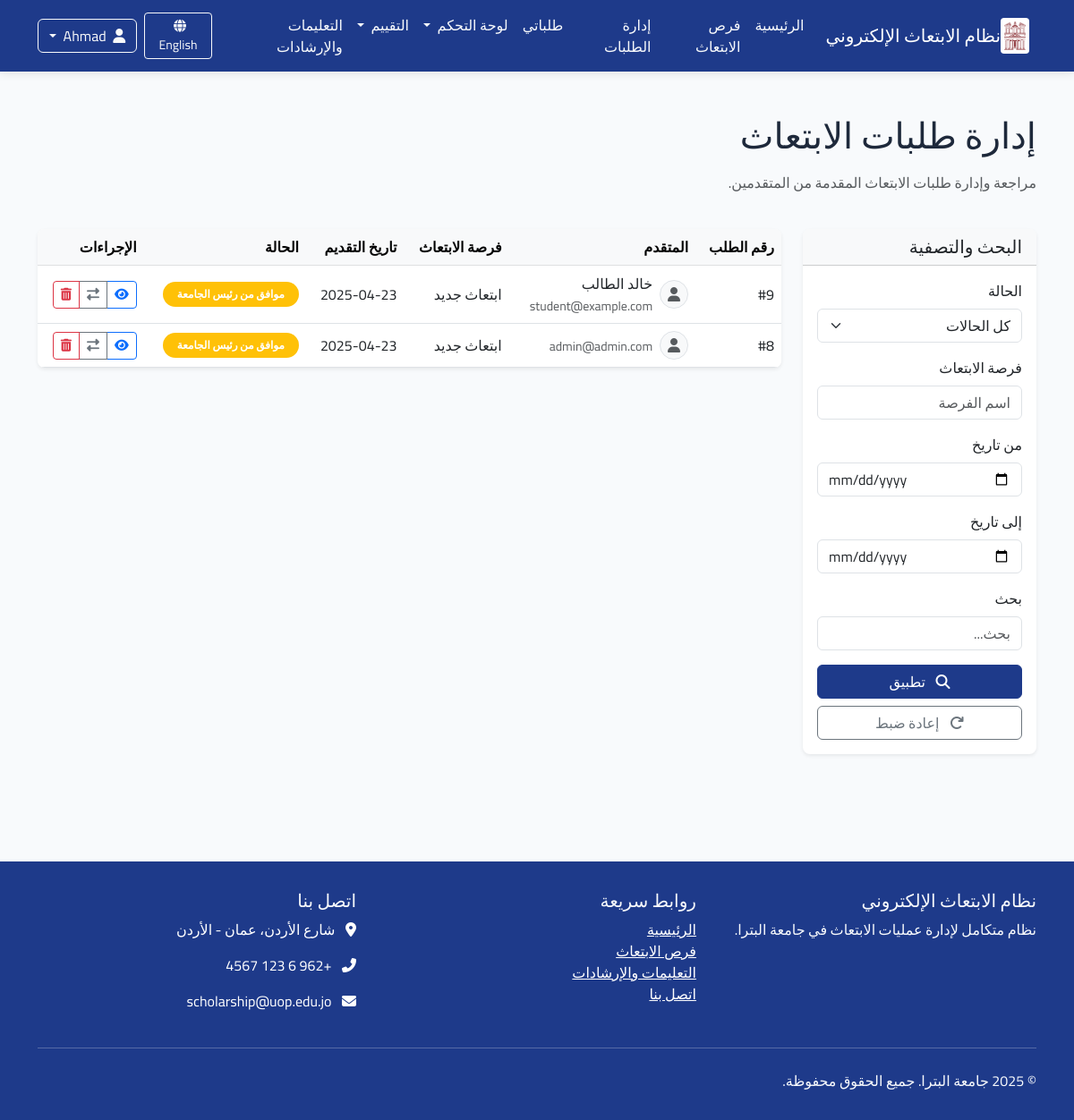
/ar/manage/ (signed in), run on an earlier commit of the app's database.
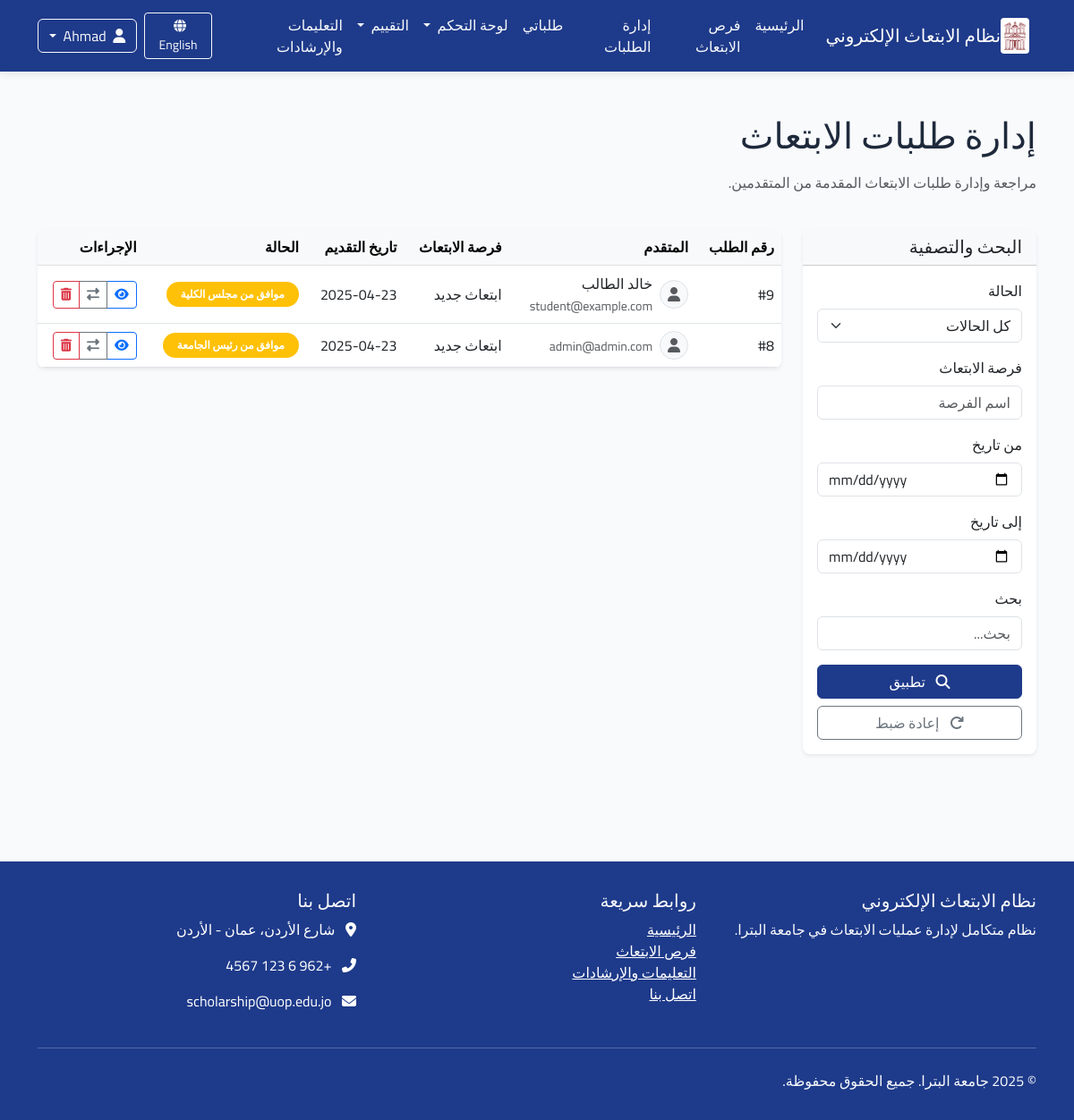
And on a later commit of the database.
### applications/models.py (models this page shows, shortened)
class Application(models.Model):
    scholarship = models.ForeignKey(Scholarship, verbose_name=_("فرصة الابتعاث"), on_delete=models.CASCADE,
                                    related_name="applications")
    applicant = models.ForeignKey(User, verbose_name=_("المتقدم"), on_delete=models.CASCADE,
                                  related_name="applications")
    status = models.ForeignKey(ApplicationStatus, verbose_name=_("حالة الطلب"), on_delete=models.PROTECT,
                               related_name="applications")
    application_date = models.DateTimeField(_("تاريخ التقديم"), auto_now_add=True)
    last_update = models.DateTimeField(_("آخر تحديث"), auto_now=True)
    motivation_letter = models.TextField(_("خطاب الدوافع"),
                                         help_text=_("اشرح لماذا تريد التقدم لهذه الفرصة وما هي أهدافك"))
    research_proposal = models.TextField(_("مقترح البحث"), blank=True, null=True,
                                         help_text=_("إذا كان الابتعاث لدراسة الدكتوراه، أرفق مقترح البحث الخاص بك"))
    comments = models.TextField(_("ملاحظات إضافية"), blank=True, null=True,
                                help_text=_("أي معلومات إضافية تود إضافتها لطلبك"))
    acceptance_letter = models.BooleanField(_("هل لديك قبول مبدئي؟"), default=False)
    acceptance_university = models.CharField(_("اسم الجامعة التي لديك قبول فيها"), max_length=200, blank=True,
                                             null=True)
    admin_notes = models.TextField(_("ملاحظات إدارية"), blank=True, null=True)
    class Meta:
        verbose_name = _("طلب ابتعاث")
        verbose_name_plural = _("طلبات الابتعاث")
        ordering = ['-application_date']
        unique_together = ['scholarship', 'applicant']  # لا يمكن للمستخدم التقديم على نفس الفرصة مرتين

class ApplicationStatus(models.Model):
    name = models.CharField(_("اسم الحالة"), max_length=100)
    description = models.TextField(_("الوصف"), blank=True, null=True)
    order = models.PositiveSmallIntegerField(_("الترتيب"), default=0)
    requires_attachment = models.BooleanField(_("تتطلب مرفقات"), default=False)
    class Meta:
        verbose_name = _("حالة الطلب")
        verbose_name_plural = _("حالات الطلبات")
        ordering = ['order']

### announcements/models.py (models this page shows, shortened)
class Scholarship(models.Model):
    STATUS_CHOICES = (
        ('draft', _('مسودة')),
        ('published', _('منشور')),
        ('closed', _('مغلق')),
    )
    title = models.CharField(_("العنوان"), max_length=200)
    scholarship_type = models.ForeignKey(ScholarshipType, verbose_name=_("نوع الابتعاث"), on_delete=models.CASCADE,
                                         related_name="scholarships")
    description = models.TextField(_("الوصف"))
    requirements = models.TextField(_("المتطلبات"))
    benefits = models.TextField(_("المميزات"), blank=True, null=True)
    countries = models.CharField(_("الدول المتاحة"), max_length=255, blank=True, null=True)
    universities = models.TextField(_("الجامعات المتاحة"), blank=True, null=True)
    deadline = models.DateTimeField(_("الموعد النهائي للتقديم"))
    publication_date = models.DateTimeField(_("تاريخ النشر"), default=timezone.now)
    status = models.CharField(_("الحالة"), max_length=20, choices=STATUS_CHOICES, default='draft')
    max_applicants = models.PositiveIntegerField(_("الحد الأقصى للمتقدمين"), default=0, help_text=_("0 يعني غير محدود"))
    eligibility_criteria = models.TextField(_("معايير الأهلية"), blank=True, null=True)
    application_process = models.TextField(_("عملية التقديم"), blank=True, null=True)
    contact_info = models.TextField(_("معلومات الاتصال"), blank=True, null=True)
    attachment = models.FileField(_("مرفق"), upload_to='scholarship_attachments/', blank=True, null=True)
    created_by = models.ForeignKey(User, verbose_name=_("تم إنشاؤه بواسطة"), on_delete=models.CASCADE,
                                   related_name="created_scholarships")
    updated_at = models.DateTimeField(_("تم التحديث في"), auto_now=True)
    class Meta:
        verbose_name = _("فرصة ابتعاث")
        verbose_name_plural = _("فرص الابتعاث")
        ordering = ['-publication_date']

### applications/views.py (the view, shortened to what this page needs)
# urls.py: path('manage/', views.admin_applications, name='admin_applications'),  # Changed path from 'applications/' to 'manage/'
@login_required
@permission_required('applications.view_application', raise_exception=True)
def admin_applications(request):
    applications = Application.objects.all().order_by('-application_date')
    filter_form = ApplicationFilterForm(request.GET)
    if filter_form.is_valid():
        data = filter_form.cleaned_data
        if data.get('scholarship'):
            applications = applications.filter(scholarship__title__icontains=data['scholarship'])
        if data.get('date_from'):
            applications = applications.filter(application_date__gte=data['date_from'])
        if data.get('date_to'):
            applications = applications.filter(application_date__lte=data['date_to'])
    paginator = Paginator(applications, 20)  # 20 عنصر في كل صفحة
    page = request.GET.get('page')
    try:
        applications_page = paginator.page(page)
    except PageNotAnInteger:
        applications_page = paginator.page(1)
    except EmptyPage:
        applications_page = paginator.page(paginator.num_pages)
    context = {
        'applications': applications_page,
        'filter_form': filter_form,
    }
    return render(request, 'applications/admin_applications.html', context)

### applications/forms.py
class ApplicationFilterForm(forms.Form):
    STATUS_CHOICES = (
        ('', _('كل الحالات')),
        ('pending', _('قيد الانتظار')),
        ('review', _('قيد المراجعة')),
        ('accepted', _('مقبول')),
        ('rejected', _('مرفوض')),
    )
    status = forms.ChoiceField(
        label=_("الحالة"),
        choices=STATUS_CHOICES,
        required=False,
        widget=forms.Select(attrs={'class': 'form-select'})
    )
    scholarship = forms.CharField(
        label=_("فرصة الابتعاث"),
        required=False,
        widget=forms.TextInput(attrs={'class': 'form-control', 'placeholder': _('اسم الفرصة')})
    )
    date_from = forms.DateField(
        label=_("من تاريخ"),
        required=False,
        widget=forms.DateInput(attrs={'class': 'form-control', 'type': 'date'})
    )
    date_to = forms.DateField(
        label=_("إلى تاريخ"),
        required=False,
        widget=forms.DateInput(attrs={'class': 'form-control', 'type': 'date'})
    )
    search = forms.CharField(
        label=_("بحث"),
        required=False,
        widget=forms.TextInput(attrs={'class': 'form-control', 'placeholder': _('بحث...')})
    )

### applications/templates/applications/admin_applications.html (shortened to what the changed rows need)
{% extends 'base.html' %}
{% load i18n %}
{% load static %}
{% load crispy_forms_tags %}
{% block content %}
<div class="container py-5">
    <div class="row mb-4">
        <div class="col-md-8">
            <h1 class="mb-3">{% trans "إدارة طلبات الابتعاث" %}</h1>
        </div>
    </div>
    <div class="row">
        <div class="col-md-9">
            {% if applications %}
                <div class="card shadow-sm border-0">
                    <div class="card-body p-0">
                        <div class="table-responsive">
                            <table class="table table-hover align-middle mb-0">
                                <thead class="table-light">
                                    <tr>
                                        <th>{% trans "رقم الطلب" %}</th>
                                        <th>{% trans "المتقدم" %}</th>
                                        <th>{% trans "فرصة الابتعاث" %}</th>
                                        <th>{% trans "تاريخ التقديم" %}</th>
                                        <th>{% trans "الحالة" %}</th>
                                        <th>{% trans "الإجراءات" %}</th>
                                    </tr>
                                </thead>
                                <tbody>
                                    {% for application in applications %}
                                    <tr>
                                        <td>#{{ application.id }}</td>
                                        <td>
                                            <div class="d-flex align-items-center">
                                                {% if application.applicant.profile.profile_picture %}
                                                    <img src="{{ application.applicant.profile.profile_picture.url }}" alt="{{ application.applicant.get_full_name }}" class="rounded-circle me-2" width="32" height="32" style="object-fit: cover;">
                                                {% else %}
                                                    <div class="rounded-circle bg-light border d-flex align-items-center justify-content-center me-2" style="width: 32px; height: 32px;">
                                                        <i class="fas fa-user text-muted"></i>
                                                    </div>
                                                {% endif %}
                                                <div>
                                                    <p class="mb-0">{{ application.applicant.get_full_name }}</p>
                                                    <small class="text-muted">{{ application.applicant.email }}</small>
                                                </div>
                                            </div>
                                        </td>
                                        <td>{{ application.scholarship.title|truncatechars:30 }}</td>
                                        <td>{{ application.application_date|date:"Y-m-d" }}</td>
                                        <td>
                                            <span class="badge bg-{{ application.status.order|default:"1"|add:"-1"|yesno:"warning,primary,success,danger,secondary" }} rounded-pill px-3 py-2">
                                                {{ application.status.name }}
                                            </span>
                                        </td>
                                        <td>
                                            <div class="btn-group btn-group-sm">
                                                <a href="{% url 'applications:application_detail' application.id %}" class="btn btn-outline-primary" title="{% trans 'التفاصيل' %}">
                                                    <i class="fas fa-eye"></i>
                                                </a>
                                                <a href="{% url 'applications:change_status' application.id %}" class="btn btn-outline-secondary" title="{% trans 'تغيير الحالة' %}">
                                                    <i class="fas fa-exchange-alt"></i>
                                                </a>
                                                <a href="{% url 'applications:delete_application' application.id %}" class="btn btn-outline-danger" title="{% trans 'حذف' %}">
                                                    <i class="fas fa-trash-alt"></i>
                                                </a>
                                            </div>
                                        </td>
                                    </tr>
                                    {% endfor %}
                                </tbody>
                            </table>
                        </div>
                    </div>
                </div>
            {% endif %}
        </div>
    </div>
</div>
{% endblock %}

What changed in the data, as far as the page shows it:
changed Application "خالد الطالب": status.name "موافق من رئيس الجامعة" → "موافق من مجلس الكلية"
